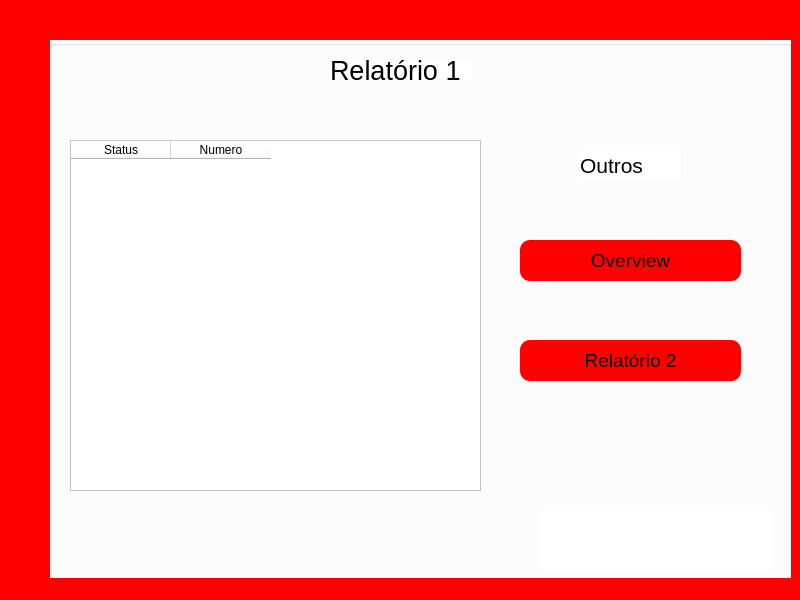
<?xml version="1.0" encoding="UTF-8"?>
<ui version="4.0">
 <class>MainWindow</class>
 <widget class="QMainWindow" name="MainWindow">
  <property name="geometry">
   <rect>
    <x>0</x>
    <y>0</y>
    <width>800</width>
    <height>600</height>
   </rect>
  </property>
  <property name="windowTitle">
   <string>MainWindow</string>
  </property>
  <property name="styleSheet">
   <string notr="true">background-color: rgb(255, 0, 0);</string>
  </property>
  <widget class="QWidget" name="centralwidget">
   <widget class="QGroupBox" name="groupBox">
    <property name="geometry">
     <rect>
      <x>50</x>
      <y>40</y>
      <width>741</width>
      <height>551</height>
     </rect>
    </property>
    <property name="styleSheet">
     <string notr="true">background-color: rgb(255, 255, 255);</string>
    </property>
    <property name="title">
     <string/>
    </property>
    <widget class="QLabel" name="label_8">
     <property name="geometry">
      <rect>
       <x>490</x>
       <y>470</y>
       <width>231</width>
       <height>61</height>
      </rect>
     </property>
     <property name="text">
      <string/>
     </property>
     <property name="pixmap">
      <pixmap>../formula-1-logo-1-1.png</pixmap>
     </property>
     <property name="scaledContents">
      <bool>true</bool>
     </property>
     <property name="alignment">
      <set>Qt::AlignLeading|Qt::AlignLeft|Qt::AlignVCenter</set>
     </property>
    </widget>
    <widget class="QLabel" name="label">
     <property name="geometry">
      <rect>
       <x>280</x>
       <y>20</y>
       <width>141</width>
       <height>21</height>
      </rect>
     </property>
     <property name="font">
      <font>
       <pointsize>20</pointsize>
      </font>
     </property>
     <property name="text">
      <string>Relatório 1</string>
     </property>
    </widget>
    <widget class="QLabel" name="label_3">
     <property name="geometry">
      <rect>
       <x>530</x>
       <y>110</y>
       <width>101</width>
       <height>31</height>
      </rect>
     </property>
     <property name="font">
      <font>
       <pointsize>16</pointsize>
      </font>
     </property>
     <property name="text">
      <string>Outros</string>
     </property>
    </widget>
    <widget class="QPushButton" name="Relatorio2">
     <property name="geometry">
      <rect>
       <x>470</x>
       <y>300</y>
       <width>221</width>
       <height>41</height>
      </rect>
     </property>
     <property name="font">
      <font>
       <pointsize>14</pointsize>
      </font>
     </property>
     <property name="styleSheet">
      <string notr="true">QPushButton{
	background-color: rgb(255, 0, 0);
	border-radius:10px;
		
}

QPushButton:hover{
	background-color: rgb(191, 0, 0);
	border:none;	
	gridline-color: rgb(191, 0, 0);
}

QPushButton:pressr{
	border:none;	
	border-bottom:none;
	gridline-color: rgb(191, 0, 0);
}</string>
     </property>
     <property name="text">
      <string>Relatório 2</string>
     </property>
    </widget>
    <widget class="QPushButton" name="OverviewAdmin">
     <property name="geometry">
      <rect>
       <x>470</x>
       <y>200</y>
       <width>221</width>
       <height>41</height>
      </rect>
     </property>
     <property name="font">
      <font>
       <pointsize>14</pointsize>
      </font>
     </property>
     <property name="styleSheet">
      <string notr="true">QPushButton{
	background-color: rgb(255, 0, 0);
	border-radius:10px;
		
}

QPushButton:hover{
	background-color: rgb(191, 0, 0);
	border:none;	
	gridline-color: rgb(191, 0, 0);
}

QPushButton:pressr{
	border:none;	
	border-bottom:none;
	gridline-color: rgb(191, 0, 0);
}</string>
     </property>
     <property name="text">
      <string>Overview</string>
     </property>
    </widget>
    <widget class="QLabel" name="label_5">
     <property name="geometry">
      <rect>
       <x>130</x>
       <y>370</y>
       <width>47</width>
       <height>13</height>
      </rect>
     </property>
     <property name="text">
      <string/>
     </property>
    </widget>
    <widget class="QTableWidget" name="Tabela">
     <property name="geometry">
      <rect>
       <x>20</x>
       <y>100</y>
       <width>411</width>
       <height>351</height>
      </rect>
     </property>
     <column>
      <property name="text">
       <string>Status</string>
      </property>
     </column>
     <column>
      <property name="text">
       <string>Numero</string>
      </property>
     </column>
    </widget>
   </widget>
  </widget>
  <widget class="QMenuBar" name="menubar">
   <property name="geometry">
    <rect>
     <x>0</x>
     <y>0</y>
     <width>800</width>
     <height>21</height>
    </rect>
   </property>
  </widget>
  <widget class="QStatusBar" name="statusbar"/>
 </widget>
 <resources/>
 <connections/>
</ui>
